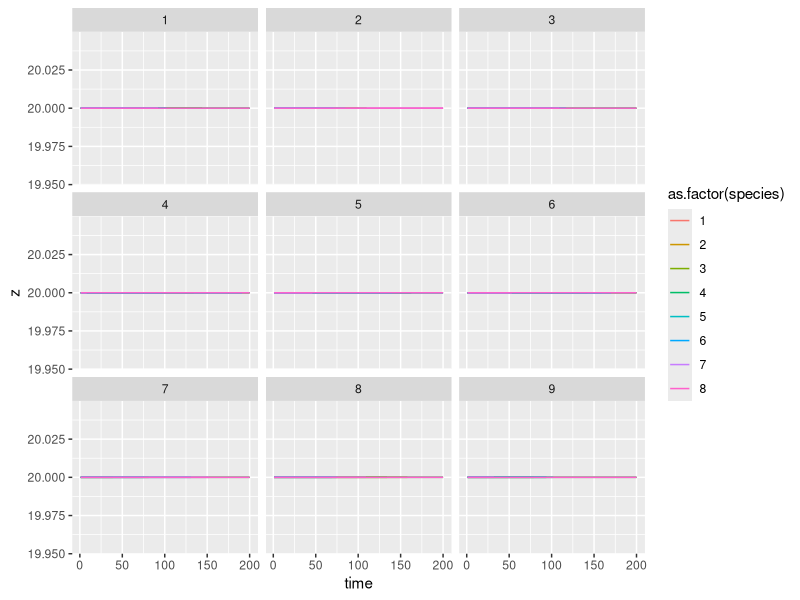
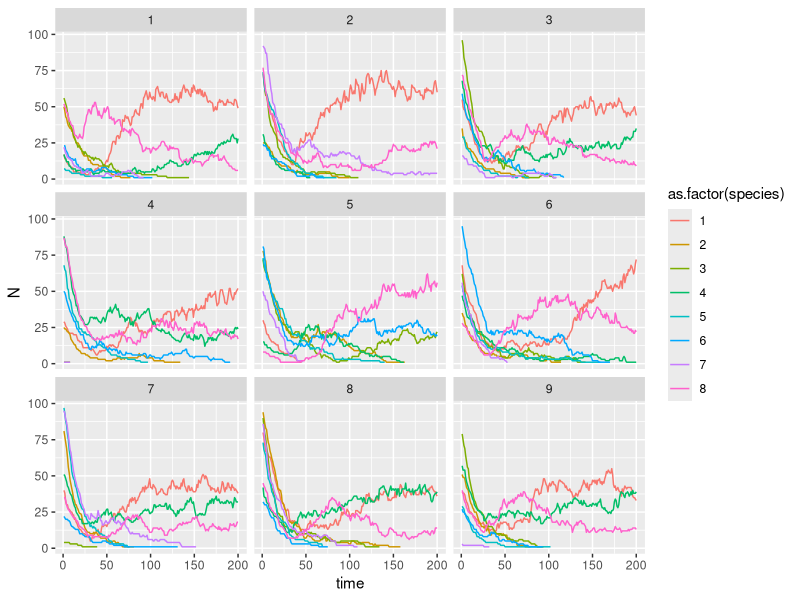

R code for these plots, in order:
#individual based LV model
library(tidyverse)

species<-8
patches<-9

mutation_r<-0
disp<-0
Tmax<-200

Env_perform<-function(env,z,zmax=NA,sig_p){
  Tmat<-matrix(rep(env,each=species),species,length(env)) 
  wT<-exp(-((Tmat-z)/2*rep(sig_p,each=patches))^2)
  #wT2<-1-((Tmat-z)/(z-z+zmax))^2
  #wT[Tmat>=z]<-wT2[Tmat>=z]
  wT[wT<0]<-0
  wT<-wT-1
  return(wT)
}

B<-matrix(runif(n = species*species,-0.75,-0.25),nrow = species, ncol = species)*0.1 #stable co-existence
diag(B)<- -1*0.1

B<-matrix(rnorm(species*species,mean = -0.9,sd=0.2),nrow=species,ncol=species)*0.1 #priority effects
diag(B)<- -1*0.1

Environment<-data.frame(patch = 1:patches, environment = 20)

N<-matrix(sample(size = species*patches,x = 1:100,replace = T), nrow=patches, ncol=species)

species_init<-unlist(sapply(1:species,FUN = function(x) {
  rep(x,colSums(N)[x])
}))

patch_init<-c()
for(s in 1:species){
  for(p in 1:patches){
    patch_init<-c(patch_init,rep(p,N[p,s]))
  }
}

ind.df<-data.frame(individual = 1:sum(N), patch = patch_init, species = species_init, z = 20, disp_k = 0.001, r=5)
ind.df<-merge(ind.df,Environment)

Nsave<-data.frame()
hold.df<-data.frame(patch = 1:patches,species = rep(1:species,each = patches))

pb <- txtProgressBar(min = 0, max = Tmax, style = 3)
for(i in 1:Tmax){
  setTxtProgressBar(pb, i)
  N.df<-ind.df %>% 
    group_by(patch, species) %>% 
    summarise(N = n(), z=mean(z)) %>% 
    mutate(time = i)
  
  Nsave<-bind_rows(Nsave,N.df)
  
N.mat<-left_join(hold.df,ind.df %>% 
    group_by(patch, species) %>% 
    summarise(N = n()), by = c("patch","species")) %>% 
    spread(key = species,value = N) %>% 
  select(-patch) %>% 
  data.matrix()
N.mat[is.na(N.mat)]<-0

ind.df$env_effect<--abs(ind.df$environment-ind.df$z)*2

ind.df <- merge(ind.df,data.frame(patch = 1:patches, species = rep(1:species ,each = patches),ints = c(N.mat%*%B)))

ind.df<-ind.df %>% 
  group_by(individual) %>% 
  mutate(lambda = exp(r+ints+env_effect),offspring = rpois(n = 1,lambda = lambda))

if(sum(ind.df$offspring)>0){
  reproducers<-ind.df %>% 
    filter(offspring>0)
  reproducers$parent<-reproducers$individual
  reproducers$individual<-1:nrow(reproducers)
  parents<-data.frame(individual = unlist(lapply(reproducers$individual,FUN = function(x) {
  rep(reproducers$parent[x], reproducers$offspring[x])
})))
  

ind.df2<-merge(parents, ind.df)
names(ind.df2)[1]<-"parent"
ind.df2$individual<-(max(ind.df$individual)+1):(max(ind.df$individual)+nrow(ind.df2))

ind.df2$z<-rnorm(n = nrow(ind.df2), mean = ind.df2$z, sd = mutation_r)
} else {
  ind.df2<-data.frame()
}

#dispersal
dispersers<-rbinom(n = nrow(ind.df2),size = 1,prob = disp)
ind.df2$patch[dispersers]<-sample(1:patches,size =sum(dispersers),replace = TRUE)
  

ind.df$survive <- rbinom(n = nrow(ind.df),size = 1,prob = 0.95)

ind.df<-ind.df[ind.df$survive==1,]

ind.df<-bind_rows(ind.df,ind.df2)
ind.df$ints<-NULL
}
close(pb)


ggplot(Nsave,aes(x = time, y = z, color=as.factor(species), group = species))+
  geom_line()+
  facet_wrap(~patch)

ggplot(Nsave,aes(x = time, y = N, color=as.factor(species), group = species))+
  geom_line()+
  facet_wrap(~patch)


